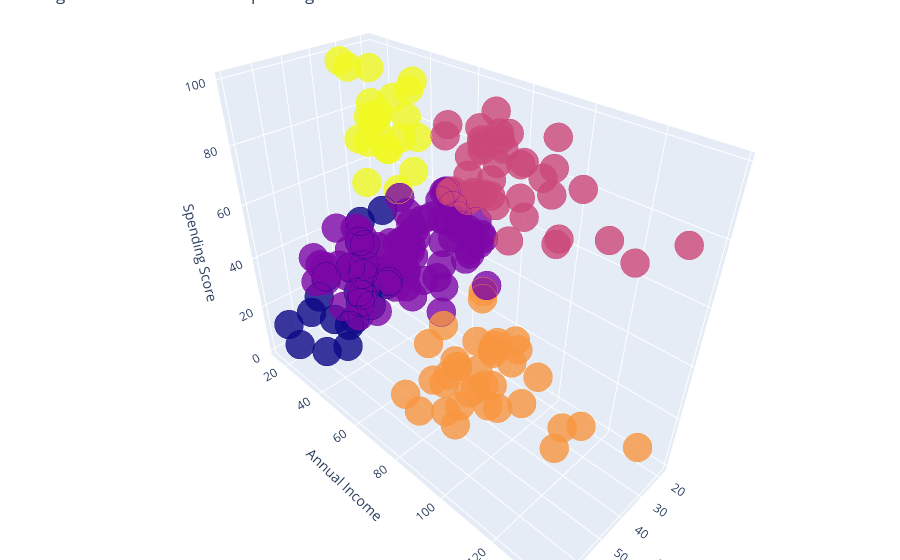

This figure's notebook cell:
### Code cell
data['labels']=labels
trace=go.Scatter3d(x=data['Age'],y=data['Annual Income (k$)'],z=data['Spending Score (1-100)'],mode='markers',
                  marker=dict(color=data['labels'],size=10,line=dict(color=data['labels'],width=12),opacity=0.8))
df=[trace]
layout=go.Layout(title='Age vs Annual Income vs Spending Score',margin=dict(l=0,r=0,b=0,t=0),
                 scene=dict(xaxis=dict(title='Age'),yaxis=dict(title='Annual Income'),zaxis=dict(title='Spending Score')))
fig=go.Figure(data=df,layout=layout)
py.iplot(fig)

### Figure 1 — Plotly figure (JSON) as saved in the notebook; plotly's stock layout.template omitted (floating-point values rounded to 4 significant figures; data arrays with more than 128 entries replaced by an {"elided": "..."} marker saying what was removed)
{"data": [{"marker": {"color": {"elided": "200 int values"}, "line": {"color": {"elided": "200 int values"}, "width": 12}, "opacity": 0.8, "size": 10}, "mode": "markers", "type": "scatter3d", "x": {"elided": "200 int values"}, "y": {"elided": "200 int values"}, "z": {"elided": "200 int values"}}], "layout": {"margin": {"b": 0, "l": 0, "r": 0, "t": 0}, "scene": {"xaxis": {"title": {"text": "Age"}}, "yaxis": {"title": {"text": "Annual Income"}}, "zaxis": {"title": {"text": "Spending Score"}}}, "title": {"text": "Age vs Annual Income vs Spending Score"}}}
